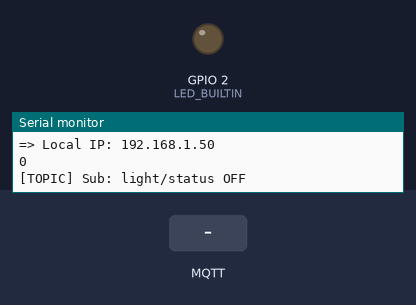
Recording of a sketch running on a simulated ESP8266 (Wemos D1 mini). On the bench: output pins drawn as LEDs (lit = HIGH, except the on-board LED, lit = LOW), the last lines printed to the serial monitor. Inputs (shaded band) come from the test bench. WiFi joins after 1.5 s; servers stay silent unless stated; no MQTT or app messages arrive unless stated.

Above: at 2.7 s.
2.8 s: MQTT message "ON" arrives on the first subscribed topic
At 3.3 s:
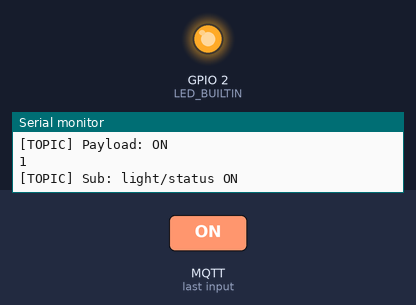
4.3 s: MQTT message "HIGH" arrives on the first subscribed topic
At 5.7 s:
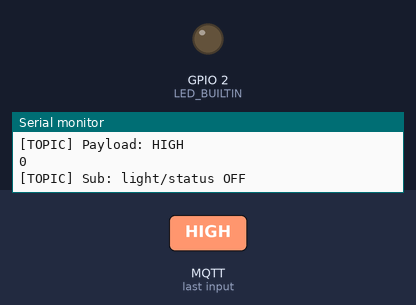
Timing chart, 0 to 7.3 s (numbered marks = the images above; inputs shaded):
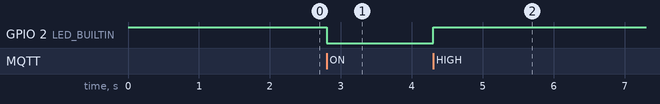

Measured:
- after the input at 2.8 s, GPIO 2 (LED_BUILTIN): HIGH → LOW at once
- after the input at 4.3 s, GPIO 2 (LED_BUILTIN): LOW → HIGH at once

The sketch:

test_client_envoie.ino
```cpp
/*
MQTT Client steps
[x] Connect Wemos to the WIFI
[x] Connect Wemos to the MQTT Broker
[ ] Subscribe to a topic on the MQTT Broker
    - The led is on when topic payload is "ON"
    - The led is off when topic payload is "OFF"
[ ] Publish to a topic on the MQTT Broker
    - Each le led status change, publish the status of the led
*/

// Imports
#include <ESP8266WiFi.h>
#include <PubSubClient.h>

// For debugging
bool debug = true;

// Objects
WiFiClient espClient;
PubSubClient client(espClient);

// WIFI
#define WIFI_SSID "iotdrome"
#define WIFI_PASSWORD "glumdalklitch"

// MQTT
#define MQTT_CLIENT_ID "wemos"

// Topics
#define LIGHT_STATUS_TOPIC "light/status"
#define LIGHT_SWITCH_TOPIC "light/switch"

// Buffer for MQTT messages
char message_buff[100];

// Message timing
long lastMsg = 0;
long lastRecu = 0;

// Material
#define light_on LOW
#define light_off HIGH

// Status
bool light_status = "OFF";
bool initial = true;
//


// Setup function
void setup() {
  // For debugging
  Serial.begin(9600);

  // Set material
  pinMode(LED_BUILTIN, OUTPUT);

  // Turn the LED off
  digitalWrite(LED_BUILTIN, light_off);

  // Start WIFI connection
  setup_wifi();

  if (debug) {
    Serial.println("");
    Serial.print("Connection to MQTT broker");
    Serial.println("...");
  }

  // Define MQTT server connection
  client.setServer(WiFi.gatewayIP(), 1883);

  // Set callback function for MQTT sended message
  client.setCallback(callback);
}


// Loop function
void loop() {
  // Check connection
  if (!client.connected()) reconnect();

  // Start client loop
  client.loop();

  client.subscribe(LIGHT_SWITCH_TOPIC);

  // Check initial load
  if (initial) {
    // Publish status
    publish_status(false);

    // Tiggle initial
    initial = false;
  }
}


// Function to connect WIFI
void setup_wifi() {
  // Set interval
  delay(10);

  // Display Debug
  if (debug) {
    Serial.println("");
    Serial.print("Connection to WIFI");
  }

  // Connect WIFI
  WiFi.mode(WIFI_STA);
  WiFi.begin(WIFI_SSID, WIFI_PASSWORD);

  // Check WIFI connection status
  while (WiFi.status() != WL_CONNECTED) {
    delay(500);
    // Display Debug
    if (debug) {
      Serial.print(".");
    }
  }

  // Success: display debug
  if (debug) {
    Serial.println("");
    Serial.println("");
    Serial.println("WIFI connection established!");
    Serial.print("=> SSID: ");
    Serial.println(WIFI_SSID);
  }
}

// Function to reconnect MQTT Broker
void reconnect() {

  // Loop to wait connection
  while (!client.connected()) {

    // MQTT Broker is connected
    if (client.connect(MQTT_CLIENT_ID)) {
      if (debug) {
        Serial.println("MQTT Broker connection established!");
        Serial.print("=> Local IP: ");
        Serial.println(WiFi.localIP());
      };
    }

    // Board is not connected
    else {
      // Display debug
      if (debug) {
        Serial.println("Connection fail with status: " + String(client.state()));
        Serial.println("New test in 5 seconds");
        Serial.println("...");
      }

      // Set interval
      delay(5000);
    }
  }
}

// Function to publish status from the board
void publish_status (bool lightStatus) {
  Serial.println(lightStatus);
  String topic = String(LIGHT_STATUS_TOPIC);
  // Check
  if (lightStatus) {
    // Publish light statuts "ON"
    client.publish(topic.c_str(), String("ON").c_str(), true);

    // Display debug
    if ( debug ) {
      Serial.println(String("[TOPIC] Sub: ") + topic + String(" ON"));
    };
  } else {
    // Publish light statuts "OFF"
    client.publish(topic.c_str(), String("OFF").c_str(), true);

    // Display debug
    if ( debug ) {
      Serial.println(String("[TOPIC] Sub: " + topic + " OFF"));
    };
  };
}
//

// Function to switch light from topic message
void switchLight ( char* level,  bool lightStatus){
  if(level == "HIGH"){
    digitalWrite(LED_BUILTIN, light_on);
    // Publish status
    publish_status(lightStatus);
  } else{
    digitalWrite(LED_BUILTIN, light_off);
    // Publish status
    publish_status(lightStatus);
  };
}


// Function for MQTT Broker callback (from https://bit.ly/2pjkgzI)
void callback(char* topic, byte* payload, unsigned int length) {

  // Display debug
  if ( debug ) {
    Serial.println("...");
    Serial.println("");
    Serial.println("[TOPIC] Pub: " + String(topic));
  }

  // Character buffer with ending null terminator (string)
    int i = 0;
    for(i=0; i<length; i++) message_buff[i] = payload[i];
    message_buff[i] = '\0';
    String msgString = String(message_buff);

    // Display debug
    if ( debug ) {
      Serial.println("[TOPIC] Payload: " + msgString);
    }
  //

  // switch ligth status from topic message
  msgString == "ON" ? switchLight("HIGH", true) : switchLight("LOW", false);
}
```
